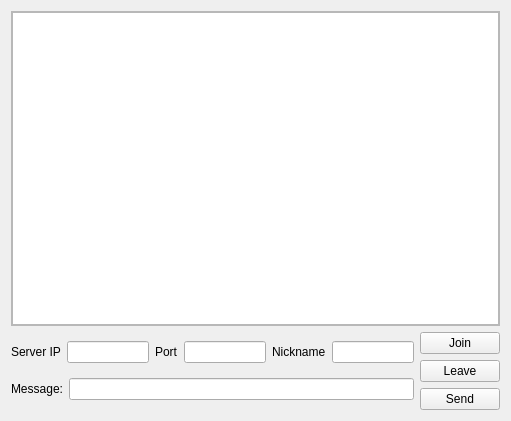
<?xml version="1.0" encoding="UTF-8"?>
<ui version="4.0">
 <class>ChatClientClass</class>
 <widget class="QWidget" name="ChatClientClass">
  <property name="geometry">
   <rect>
    <x>0</x>
    <y>0</y>
    <width>511</width>
    <height>421</height>
   </rect>
  </property>
  <property name="windowTitle">
   <string>ChatClient</string>
  </property>
  <layout class="QVBoxLayout" name="verticalLayout_4">
   <item>
    <widget class="QScrollArea" name="scrollArea">
     <property name="sizePolicy">
      <sizepolicy hsizetype="Expanding" vsizetype="Expanding">
       <horstretch>0</horstretch>
       <verstretch>0</verstretch>
      </sizepolicy>
     </property>
     <property name="lineWidth">
      <number>1</number>
     </property>
     <property name="widgetResizable">
      <bool>true</bool>
     </property>
     <widget class="QWidget" name="scrollAreaWidgetContents">
      <property name="geometry">
       <rect>
        <x>0</x>
        <y>0</y>
        <width>489</width>
        <height>299</height>
       </rect>
      </property>
      <property name="sizePolicy">
       <sizepolicy hsizetype="Expanding" vsizetype="Expanding">
        <horstretch>0</horstretch>
        <verstretch>0</verstretch>
       </sizepolicy>
      </property>
      <layout class="QHBoxLayout" name="horizontalLayout_4">
       <property name="spacing">
        <number>-1</number>
       </property>
       <property name="margin">
        <number>0</number>
       </property>
       <item>
        <widget class="QPlainTextEdit" name="chatWindow">
         <property name="frameShape">
          <enum>QFrame::StyledPanel</enum>
         </property>
         <property name="frameShadow">
          <enum>QFrame::Plain</enum>
         </property>
         <property name="lineWidth">
          <number>0</number>
         </property>
         <property name="readOnly">
          <bool>true</bool>
         </property>
        </widget>
       </item>
      </layout>
     </widget>
    </widget>
   </item>
   <item>
    <layout class="QHBoxLayout" name="horizontalLayout_3">
     <item>
      <layout class="QVBoxLayout" name="verticalLayout_2">
       <item>
        <layout class="QHBoxLayout" name="horizontalLayout_2">
         <item>
          <widget class="QLabel" name="label_2">
           <property name="text">
            <string>Server IP</string>
           </property>
          </widget>
         </item>
         <item>
          <widget class="QLineEdit" name="addresLine">
           <property name="enabled">
            <bool>true</bool>
           </property>
           <property name="sizePolicy">
            <sizepolicy hsizetype="Expanding" vsizetype="Fixed">
             <horstretch>0</horstretch>
             <verstretch>0</verstretch>
            </sizepolicy>
           </property>
          </widget>
         </item>
         <item>
          <widget class="QLabel" name="label_3">
           <property name="text">
            <string>Port</string>
           </property>
          </widget>
         </item>
         <item>
          <widget class="QLineEdit" name="portLine">
           <property name="sizePolicy">
            <sizepolicy hsizetype="Expanding" vsizetype="Fixed">
             <horstretch>0</horstretch>
             <verstretch>0</verstretch>
            </sizepolicy>
           </property>
          </widget>
         </item>
         <item>
          <widget class="QLabel" name="nick">
           <property name="text">
            <string>Nickname</string>
           </property>
          </widget>
         </item>
         <item>
          <widget class="QLineEdit" name="nicknameLine"/>
         </item>
        </layout>
       </item>
       <item>
        <layout class="QHBoxLayout" name="horizontalLayout">
         <item>
          <widget class="QLabel" name="label">
           <property name="text">
            <string>Message:</string>
           </property>
           <property name="scaledContents">
            <bool>true</bool>
           </property>
          </widget>
         </item>
         <item>
          <widget class="QLineEdit" name="lineEdit"/>
         </item>
        </layout>
       </item>
      </layout>
     </item>
     <item>
      <layout class="QVBoxLayout" name="verticalLayout_3">
       <item>
        <widget class="QPushButton" name="joinButton">
         <property name="text">
          <string>Join</string>
         </property>
        </widget>
       </item>
       <item>
        <widget class="QPushButton" name="leaveButton">
         <property name="text">
          <string>Leave</string>
         </property>
        </widget>
       </item>
       <item>
        <widget class="QPushButton" name="sendButton">
         <property name="text">
          <string>Send</string>
         </property>
        </widget>
       </item>
      </layout>
     </item>
    </layout>
   </item>
  </layout>
 </widget>
 <layoutdefault spacing="6" margin="11"/>
 <resources/>
 <connections/>
</ui>
